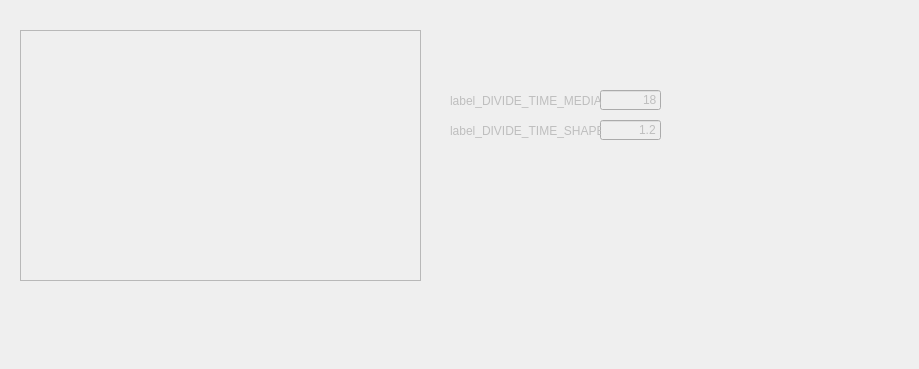
          <widget class="QWidget" name="tab_tumour">
           <property name="enabled">
            <bool>false</bool>
           </property>
           <attribute name="title">
            <string>Tumour Cell</string>
           </attribute>
           <widget class="QwtPlot" name="qwtPlot_DIVIDE_TIME">
            <property name="geometry">
             <rect>
              <x>20</x>
              <y>30</y>
              <width>401</width>
              <height>251</height>
             </rect>
            </property>
            <property name="frameShape">
             <enum>QFrame::StyledPanel</enum>
            </property>
            <property name="frameShadow">
             <enum>QFrame::Raised</enum>
            </property>
           </widget>
           <widget class="QLineEdit" name="line_DIVIDE_TIME_MEDIAN">
            <property name="geometry">
             <rect>
              <x>600</x>
              <y>90</y>
              <width>61</width>
              <height>20</height>
             </rect>
            </property>
            <property name="text">
             <string>18</string>
            </property>
            <property name="alignment">
             <set>Qt::AlignRight|Qt::AlignTrailing|Qt::AlignVCenter</set>
            </property>
           </widget>
           <widget class="QLineEdit" name="line_DIVIDE_TIME_SHAPE">
            <property name="geometry">
             <rect>
              <x>600</x>
              <y>120</y>
              <width>61</width>
              <height>20</height>
             </rect>
            </property>
            <property name="text">
             <string>1.2</string>
            </property>
            <property name="alignment">
             <set>Qt::AlignRight|Qt::AlignTrailing|Qt::AlignVCenter</set>
            </property>
           </widget>
           <widget class="QMyLabel" name="label_DIVIDE_TIME_MEDIAN">
            <property name="geometry">
             <rect>
              <x>450</x>
              <y>90</y>
              <width>151</width>
              <height>21</height>
             </rect>
            </property>
            <property name="text">
             <string>label_DIVIDE_TIME_MEDIAN</string>
            </property>
           </widget>
           <widget class="QMyLabel" name="label_DIVIDE_TIME_SHAPE">
            <property name="geometry">
             <rect>
              <x>450</x>
              <y>120</y>
              <width>151</width>
              <height>21</height>
             </rect>
            </property>
            <property name="text">
             <string>label_DIVIDE_TIME_SHAPE</string>
            </property>
           </widget>
           <widget class="QWidget" name="widget_key" native="true">
            <property name="geometry">
             <rect>
              <x>710</x>
              <y>30</y>
              <width>200</width>
              <height>330</height>
             </rect>
            </property>
           </widget>
          </widget>
